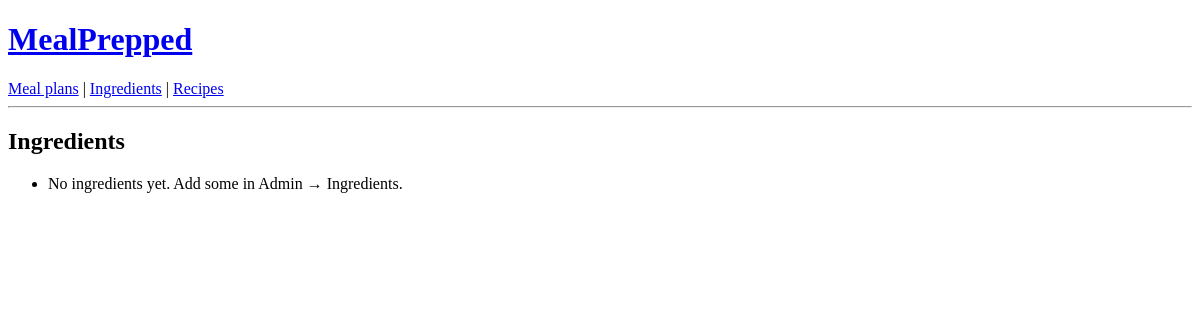
/ingredients-list/, run on an earlier commit of the app's database.
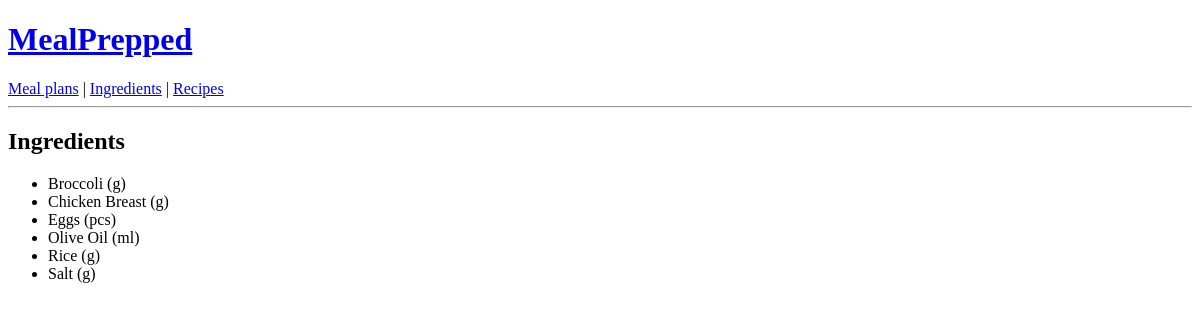
And on a later commit of the database.
### mealprepped/models.py (models this page shows, shortened)
class Timestamped(models.Model):
    created_at = models.DateTimeField(auto_now_add=True)
    updated_at = models.DateTimeField(auto_now=True)
    class Meta:
        abstract = True

class Ingredient(Timestamped):
    ingredient_id = models.AutoField(primary_key=True)
    units = [
        ("g", "grams"),
        ("kg", "kilograms"),
        ("ml", "millilitres"),
        ("l", "litres"),
        ("pcs", "pieces"),
    ]
    name = models.CharField(max_length=120, unique=True)
    unit = models.CharField(max_length=10, choices=units, default="g")
    class Meta:
        ordering = ["name"]

### mealprepped/views.py (the view)
# urls.py: path("ingredients-list/", ingredient_list, name="ingredients_list"),
def ingredient_list(request):
    ingredients = Ingredient.objects.all().order_by("name")
    template = loader.get_template("mealprepped/ingredient_list.html")
    output = template.render({"ingredients": ingredients}, request)
    return HttpResponse(output)

### mealprepped/templates/mealprepped/ingredient_list.html (shortened to what this page needs)
{% extends "base.html" %}
{% block content %}
  <h2>Ingredients</h2>
  <ul>
    {% for i in ingredients %}
      <li>{{ i.name }} ({{ i.unit }})</li>
    {% empty %}
      <li>No ingredients yet. Add some in Admin → Ingredients.</li>
    {% endfor %}
  </ul>
{% endblock %}

### mealprepped/templates/base.html (shortened to what this page needs)
<!doctype html>
<html>
<head>
<body>
  <h1><a href="{% url 'mealprepped:mealplans_list' %}">MealPrepped</a></h1>
  <nav>
    <a href="{% url 'mealprepped:mealplans_list' %}">Meal plans</a> |
    <a href="{% url 'mealprepped:ingredients_list' %}">Ingredients</a> |
    <a href="{% url 'mealprepped:recipes_list' %}">Recipes</a>
  </nav>
  <hr>
  {% block content %}{% endblock %}
</body>
</html>

What changed in the data, as far as the page shows it:
added Ingredient: name "Broccoli", unit "g"
added Ingredient: name "Chicken Breast", unit "g"
added Ingredient: name "Eggs", unit "pcs"
added Ingredient: name "Olive Oil", unit "ml"
added Ingredient: name "Rice", unit "g"
added Ingredient: name "Salt", unit "g"
Also different on the page:
text no longer shown: "No ingredients yet. Add some in Admin → Ingredients."
